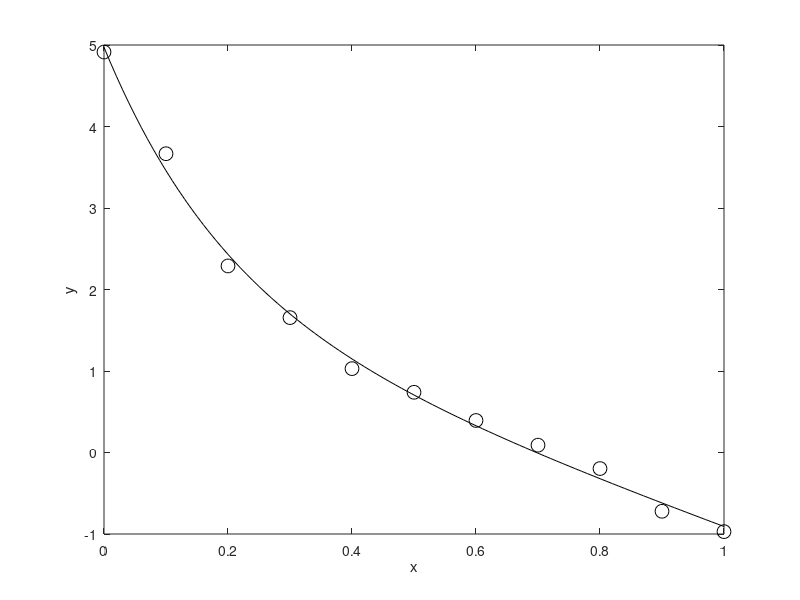

The MATLAB script that drew this image:
% FIT  Find least squares fit, of shifted exponential form, to noisy data.
% Use mostly by-hand analysis to minimize a 3-variable quadratic function by
% computing the gradient (df) and then solving a linear system (df(c) = 0).

% the data
x = [0.000 0.100 0.200 0.300 0.400 0.500 0.600 0.700  0.800  0.900  1.000];
y = [4.914 3.666 2.289 1.655 1.029 0.739 0.393 0.090 -0.197 -0.721 -0.971];

% generate gradient  df(c) = A c - b  from symmetric matrix A and vector b
ex = exp(-5.0*x);
A = zeros(3,3);
A(1,1) = 11.0;
A(1,2) = sum(x);      A(2,1) = A(1,2);
A(1,3) = sum(ex);     A(3,1) = A(1,3);
A(2,2) = sum(x.^2);
A(2,3) = sum(x.*ex);  A(3,2) = A(2,3);
A(3,3) = sum(ex.^2);
b = [sum(y), sum(x.*y), sum(ex.*y)]';

% solve system  df(c) = 0
c = A \ b

% plot result, with original data
plot(x,y,'ko','markersize',10),  hold on
xfine = 0:.01:1;                  % to plot smooth curve, use many x-values
plot(xfine,c(1) + c(2)*xfine + c(3)*exp(-5.0*xfine),'k')
hold off,  xlabel x,  ylabel y
